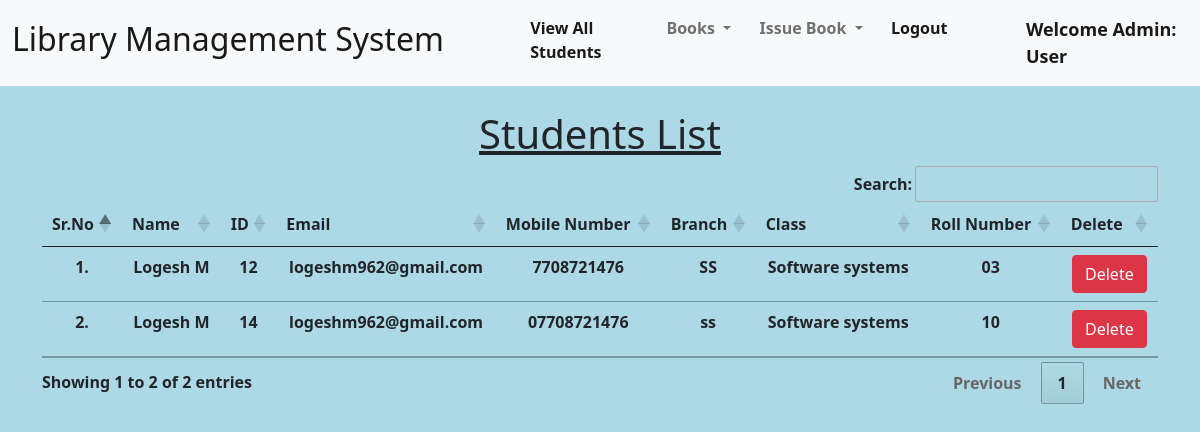
The app's page /view_students/ (signed in) with its own data.
### library/models.py (models this page shows, shortened)
class Student(models.Model):
    user = models.OneToOneField(User, on_delete=models.CASCADE)
    classroom = models.CharField(max_length=10)
    branch = models.CharField(max_length=10)
    roll_no = models.CharField(max_length=3, blank=True)
    phone = models.CharField(max_length=10, blank=True)
    image = models.ImageField(upload_to="", blank=True)

### library/views.py (the view)
# urls.py: path("view_students/", views.view_students, name="view_students"),
@login_required(login_url = '/admin_login')
def view_students(request):
    students = Student.objects.all()
    return render(request, "view_students.html", {'students':students})

### library/templates/view_students.html (shortened to what this page needs)
{% extends 'admin_navbar.html' %}
{% load static %}
{% block body %}
<div class="container mt-4">
    <h1 class="text-center"><u>Students List</u></h1>
    <table class="table table-hover" id="example">
        <thead>
            <tr class="text-center">
                <th>Sr.No</th>
                <th>Name</th>
                <th>ID</th>
                <th>Email</th>
                <th>Mobile Number</th>
                <th>Branch</th>
                <th>Class</th>
                <th>Roll Number</th>
                <th>Delete</th>
            </tr>
        </thead>
        <tbody>
            {% for student in students %}
            <tr class="text-center">
                <td>{{forloop.counter}}.</td>
                <td>{{student.user.get_full_name}}</td>
                <td>{{student.user.id}}</td>
                <td>{{student.user.email}}</td>
                <td>{{student.phone}}</td>
                <td>{{student.branch}}</td>
                <td>{{student.classroom}}</td>
                <td>{{student.roll_no}}</td>
                <td><a href="/delete_student/{{student.id}}/" class="btn btn-danger" onclick="return confirm('Are you sure you want to delete this student?')">Delete</a></td>
            </tr>
            {% endfor %}
        </tbody>
    </table>
    </div>
{% endblock %}

### library/templates/admin_navbar.html (shortened to what this page needs)
{% load static %}
<!doctype html>
<html lang="en">
  <head>
    <link href="https://cdn.jsdelivr.net/npm/bootstrap@5.1.0/dist/css/bootstrap.min.css" rel="stylesheet">
    <link rel="stylesheet" href="https://cdn.datatables.net/1.10.25/css/jquery.dataTables.min.css">
    <link rel="stylesheet" href="https://cdn.datatables.net/buttons/1.7.1/css/buttons.dataTables.min.css">
  </head>
  <body style="background: lightblue;">
    <nav class="navbar navbar-expand-lg navbar-light bg-light">
        <div class="container-fluid">
          <a class="navbar-brand" href="#"><b><h2>Library Management System</h2><b></a>
          <div class="collapse navbar-collapse" id="navbarSupportedContent">
            <ul class="navbar-nav me-auto mb-2 mb-lg-0">
              <li class="nav-item">
                <a class="nav-link active" aria-current="page" href="/view_students/">View All Students</a>
              </li>
              <li class="nav-item dropdown">
                <a class="nav-link dropdown-toggle" href="#" id="navbarDropdown" role="button" data-bs-toggle="dropdown" aria-expanded="false">
                  Books
                </a>
              </li>
              <li class="nav-item dropdown">
                <a class="nav-link dropdown-toggle" href="#" id="navbarDropdown" role="button" data-bs-toggle="dropdown" aria-expanded="false">
                  Issue Book
                </a>
              </li>
              <li class="nav-item">
                <a class="nav-link active" aria-current="page" href="/logout/">Logout</a>
              </li>
              <li class="nav-item">
                <a style="font-weight:600; font-family:'Segoe UI', Tahoma, Geneva, Verdana, sans-serif; font-size: large;" class="nav-link active" href="#">Welcome Admin: {{request.user}}</a>
              </li>
            </ul>
          </div>
        </div>
      </nav>
      {% block body %}
      {% endblock %}
  </body>
</html>

### records on screen
Student: user.get_full_name "Logesh M", user.id "12", user.email "logeshm962@gmail.com", phone "7708721476", branch "SS", classroom "Software systems", roll_no "03"
Student: user.get_full_name "Logesh M", user.id "14", user.email "logeshm962@gmail.com", phone "07708721476", branch "ss", classroom "Software systems", roll_no "10"

### other values on screen
{{ request.user }} "User"
